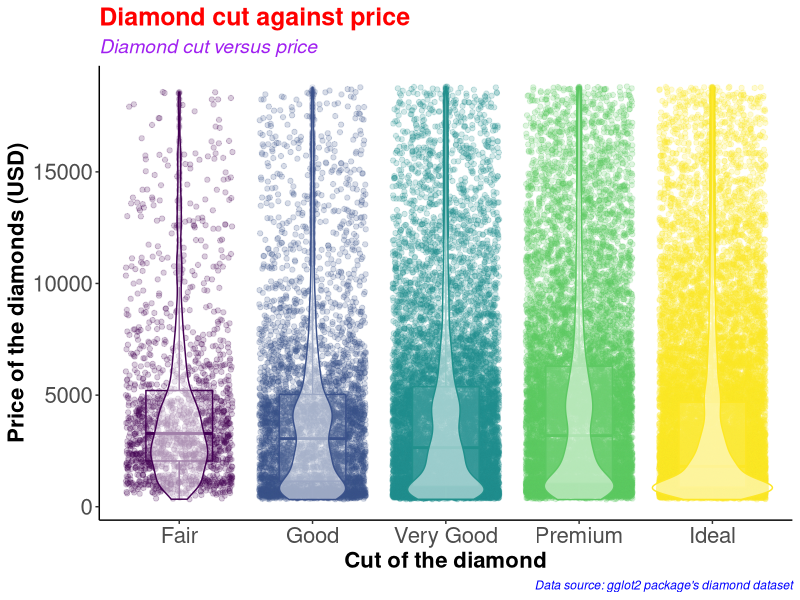
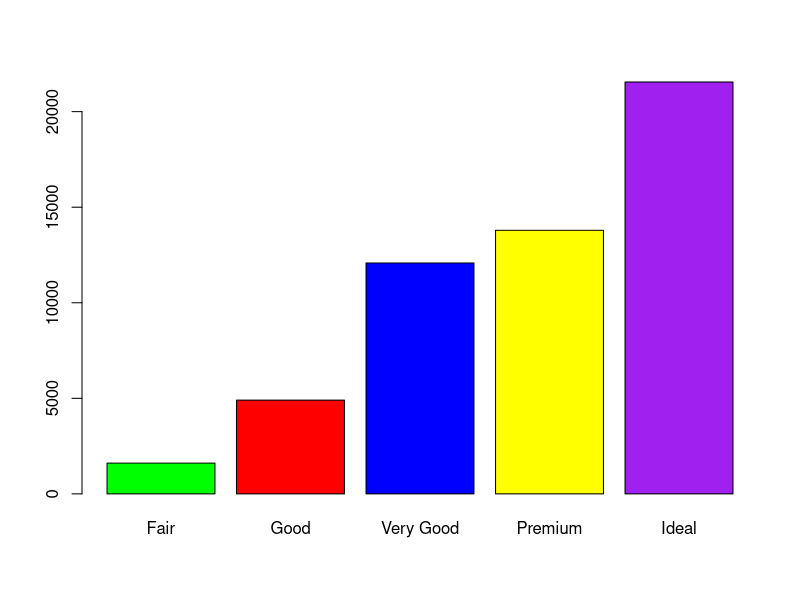
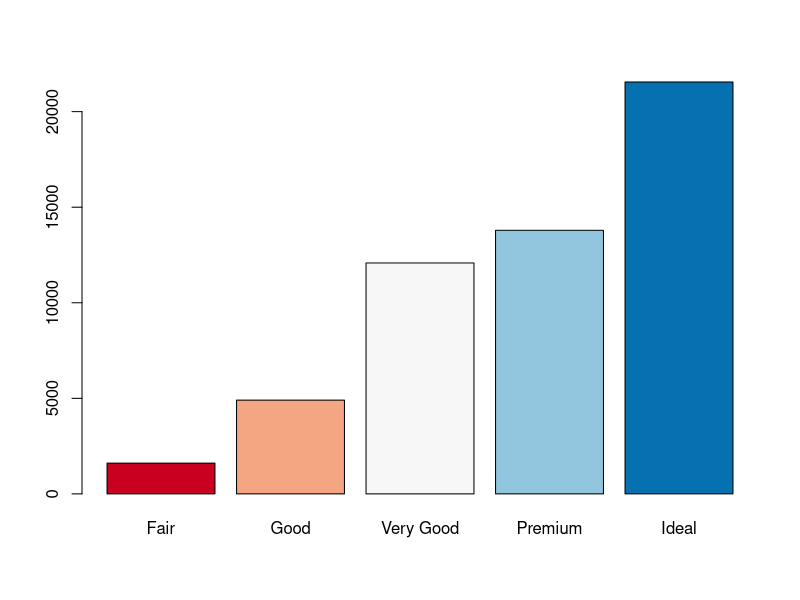
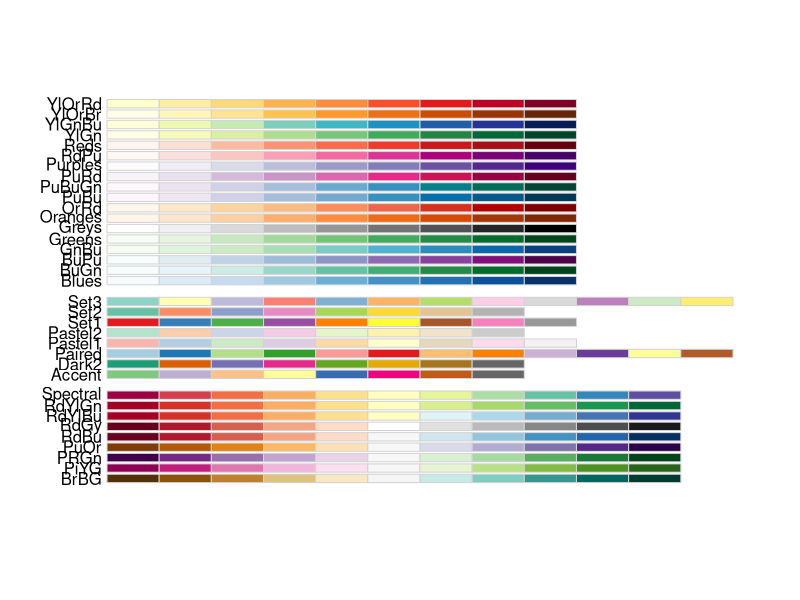
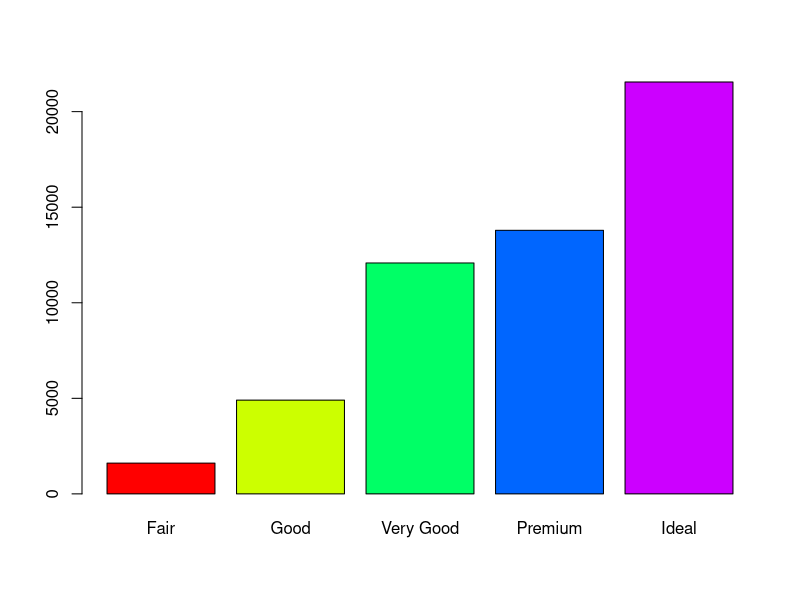
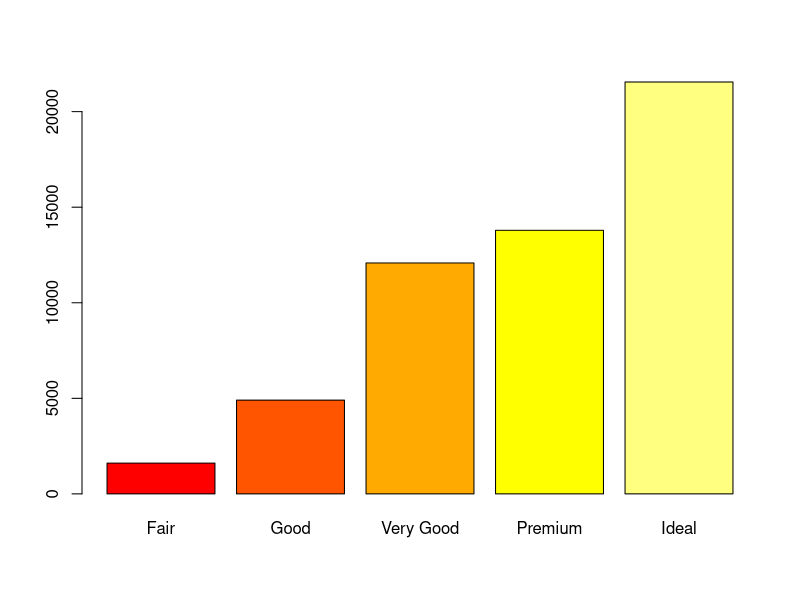
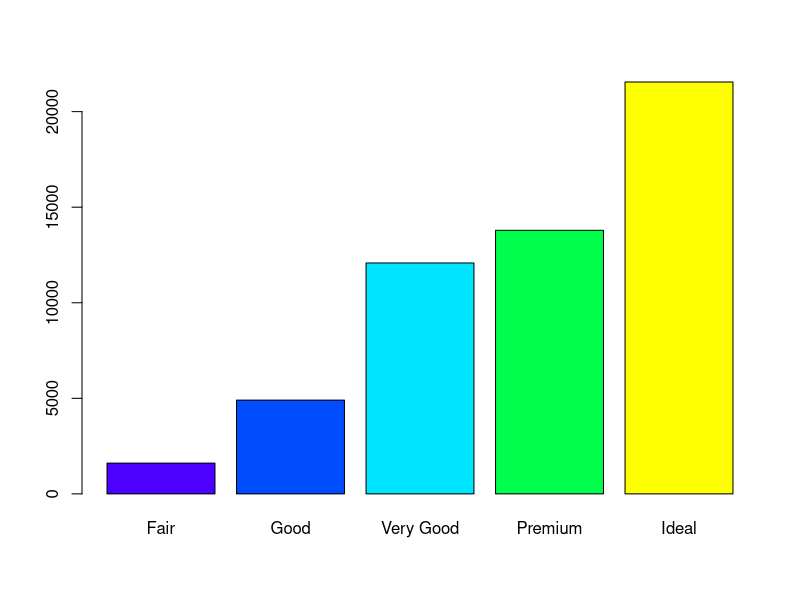
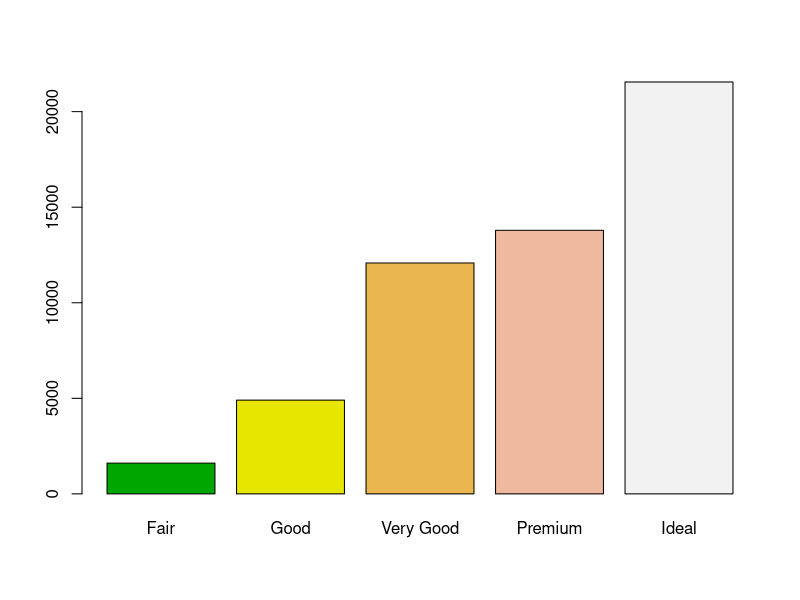

These figures' R source, in order:
#########################################
# Name: Wyclife Agumba Oluoch           #   
# E-mail: wyclifeoluoch@gmail.com       #
# GitHub: https://github.com/Wycology   #
# Task: Boxplot and violin plots in one #
# Date: 4th Jan 2021                    #
# Last edited: 15th Feb 2021            #
#########################################

# Loading the necessary libraries for the project
library(tidyverse) # This is for data wrangling and plotting
library(RColorBrewer) # This is for generating color pallets for the plots.

diamonds_df <- diamonds # Saving the diamonds data to a new object

diamonds_df %>% # Picking the data
  ggplot(aes(x = cut, y = price, color = cut)) + # Adding the mapping variables
  geom_point(position = "jitter", alpha = 0.2) + # Adding jitter and alpha
  geom_boxplot(alpha = 0.1, width = 0.5) + # Modifying dimensions of the boxplot 
  geom_violin(alpha = 0.5) + # Adding violin plot on top of the box and jitter
  theme_classic() + # Adding my preferred theme for publication.
  theme(legend.position = "none") + # Removing the legend; it is on the x-axis
  labs(x = "Cut of the diamond", # Having the best labels on the plot.
       y = "Price of the diamonds (USD)",
       title = "Diamond cut against price", # Setting titble of the plot
       subtitle = "Diamond cut versus price",
       caption = "Data source: gglot2 package's diamond dataset") +
  theme(axis.text=element_text(size=16),
        axis.title=element_text(size=16,face="bold")) +
  theme(plot.title = element_text(color = 'red', size = 18, face = 'bold'),
        plot.subtitle = element_text(color = 'purple', size = 14, face = 'italic'),
        plot.caption = element_text(color = 'blue', face = 'italic'))

diamonds %>% 
  filter(cut == 'Very Good') %>% 
  nrow()

diamonds %>% 
  select(cut) %>% 
  table() %>% 
  barplot(col = c('green', 'red', 'blue', 'yellow', 'purple'))

# Instead of specifying the colors, we can simply use the color brewer panel 

diamonds %>% 
  select(cut) %>% 
  table() %>% 
  barplot(col = brewer.pal(n = 5, name = "RdBu"))
# To display more brewer colors options to use, run the following function:

display.brewer.all()

# Can also use rainbow colors

diamonds %>% 
  select(cut) %>% 
  table() %>% 
  barplot(col = rainbow(5))

# Can also use heat.colors
diamonds %>% 
  select(cut) %>% 
  table() %>% 
  barplot(col = heat.colors(5))

# Can also use topographic colors

diamonds %>% 
  select(cut) %>% 
  table() %>% 
  barplot(col = topo.colors(5))

# Can also use terrain colors
diamonds %>% 
  select(cut) %>% 
  table() %>% 
  barplot(col = terrain.colors(5))

# Can also use cm.colors
diamonds %>% 
  select(cut) %>% 
  table() %>% 
  barplot(col = cm.colors(5))

?getData
# That is awesome. Good for the day.
